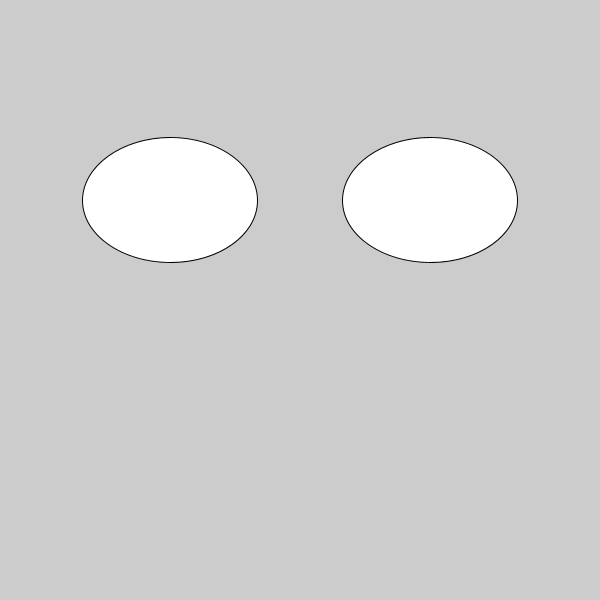
Frame 1 (no input)
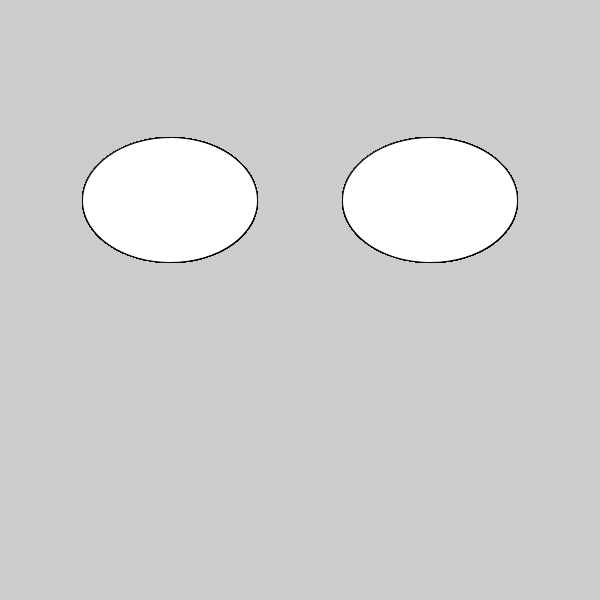
Frame 60 (the mouse pressed at the canvas centre just before this capture)
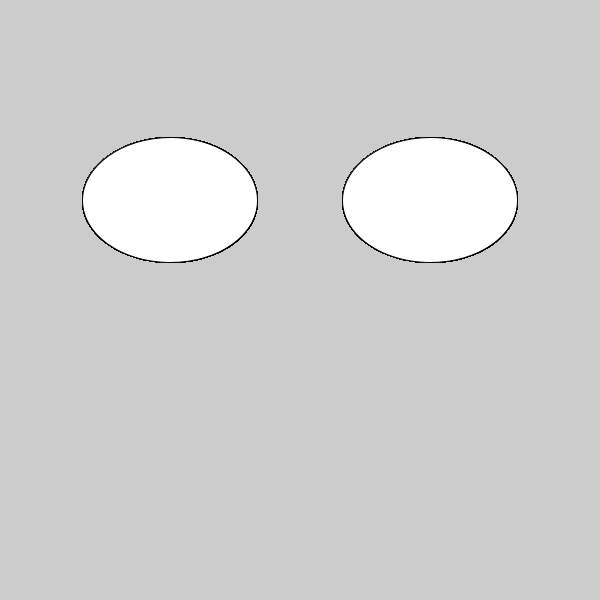
Frame 120 (the mouse held since frame 60 and released just before this capture)

The Processing sketch that drew these frames (run headless with seeded random() and noise(); from frame 60 on, the mouse is pressed at the canvas centre):

// Processing sketch: googly_eyes
// ── googly_eyes.pde
void setup() {
size(600, 600);
}
void draw() {
fill(#FFFFFF);
ellipse(170, 200, 175, 125);
ellipse(430, 200, 175, 125);
fill(#000000);
if(mouseX < 470 && mouseX > 390 && mouseY < 220 && mouseY > 180) {
ellipse(mouseX - 260, mouseY, 60, 60);
ellipse(mouseX, mouseY, 60, 60);
}
else if(mouseX >= 470 && mouseY <= 220 && mouseY >= 180) {
ellipse(470, mouseY, 60, 60);
ellipse(210, mouseY, 60, 60);
}
else if(mouseX <= 390 && mouseY <= 220 && mouseY >= 180) {
ellipse(400, mouseY, 60, 60);
ellipse(140, mouseY, 60, 60);
}
else if(mouseY <= 220 && mouseX <= 470 && mouseX >= 390) {
ellipse(mouseX, 190, 60, 60);
ellipse(mouseX - 260, 190, 60, 60);
} 
else if(mouseY >= 180 && mouseX <= 470 && mouseX >= 390) {
ellipse(mouseX, 200, 60, 60);
ellipse(mouseX - 260, 200, 60, 60);
}
}
